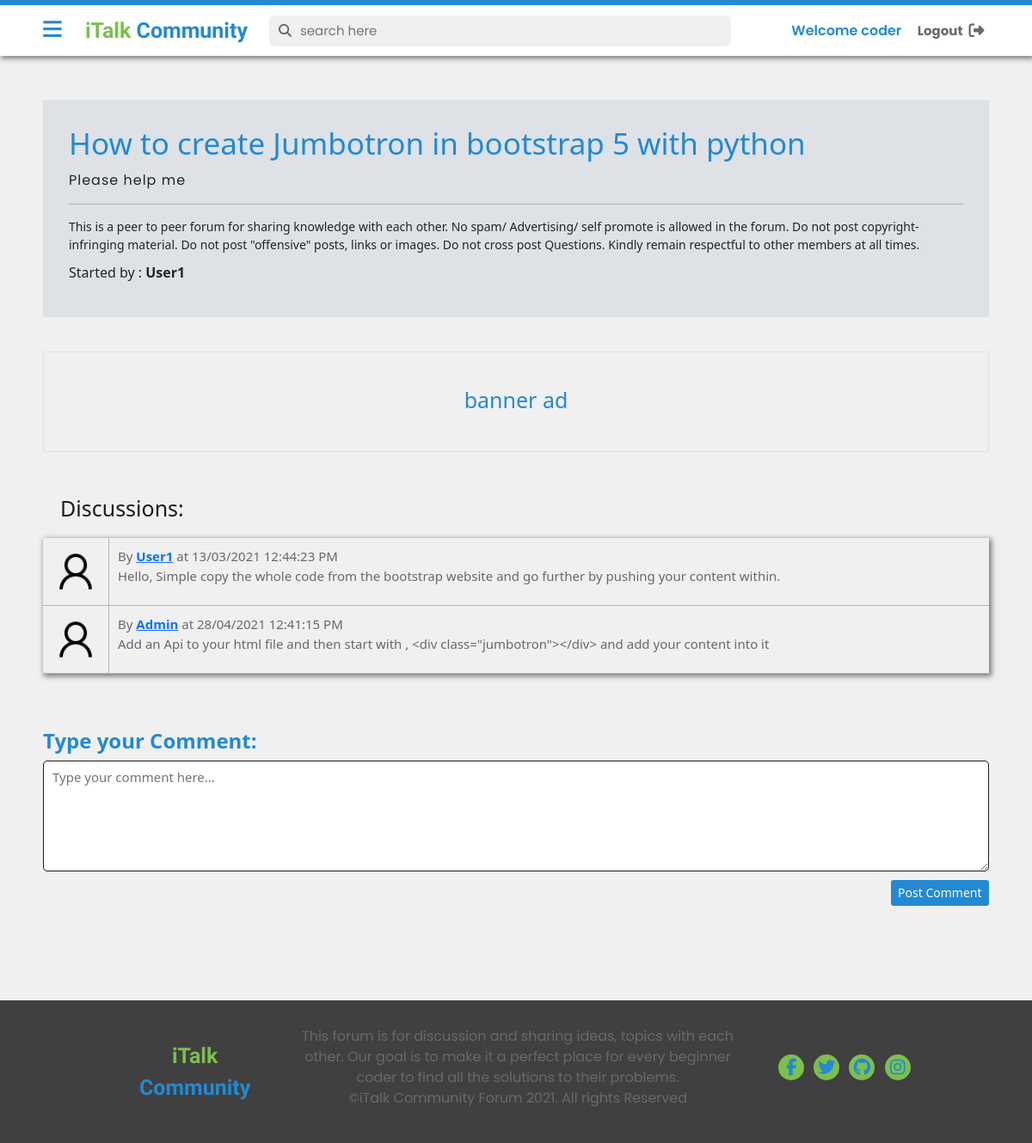
Page /thread.php?thread_id=2 (signed in) on the committed database.
### tables this page shows
CREATE TABLE `threads` (
  `thread_id` int(7) NOT NULL,
  `thread_title` varchar(255) NOT NULL,
  `thread_desc` text NOT NULL,
  `thread_cat_id` int(7) NOT NULL,
  `thread_user_id` int(7) NOT NULL,
  `timestamp` datetime NOT NULL DEFAULT current_timestamp()
);

CREATE TABLE `users_23` (
  `user_id` int(7) NOT NULL,
  `username` varchar(23) NOT NULL,
  `email` varchar(255) NOT NULL,
  `password` varchar(255) NOT NULL,
  `user_description` text NOT NULL,
  `user_img` varchar(255) NOT NULL,
  `timestamp` datetime NOT NULL DEFAULT current_timestamp()
);

CREATE TABLE `comments` (
  `comment_id` int(11) NOT NULL,
  `comment_content` text NOT NULL,
  `thread_id` int(11) NOT NULL,
  `comment_by` varchar(30) NOT NULL,
  `comment_time` datetime NOT NULL DEFAULT current_timestamp()
);

### thread.php (the view, shortened to what this page needs)
<!DOCTYPE html>
<html lang="en">
<head>
    <link rel="stylesheet" href="https://cdnjs.cloudflare.com/ajax/libs/font-awesome/5.15.3/css/all.min.css">
    <link href="https://cdn.jsdelivr.net/npm/bootstrap@5.0.0-beta2/dist/css/bootstrap.min.css" rel="stylesheet"
>
    <link rel="stylesheet" href="css/threadlist.css?v=<?php echo time(); ?>">
    <link rel="stylesheet" href="style.css?v=<?php echo time(); ?>">
    <link rel="stylesheet" href="partials/css/partials.css?v=<?php echo time(); ?>">
</head>
<body>
    <?php require "partials/_header.php"; ?>
    <div class="main-container">
        <?php require "partials/_sidenav.php"; ?>
            <div class="_main" id="main">
            <?php
            $id =  $_GET['thread_id'];
            $sql = "SELECT * FROM `threads` WHERE thread_id = $id ";
            $res = mysqli_query($conn, $sql);
            if($res){
                while($row = mysqli_fetch_assoc($res)){
                    $title = $row['thread_title'];
                    $desc = $row['thread_desc'];
                    $user_id = $row['thread_user_id'];
                    $sql2 = "SELECT username FROM `users_23` WHERE user_id='$user_id'";
                        $res2 = mysqli_query($conn, $sql2);
                        $row = mysqli_fetch_assoc($res2);
                        $user = $row['username'];
                echo'<div class="jumbotron">
                        <h1 class="display-4"><span>'.$title.'</span></h1>
                        <p class="lead">'.$desc.'</p>
                        <hr class="my-4">
                        <p class="disclaimer">This is a peer to peer forum for sharing knowledge with each other. No spam/ Advertising/ self promote is allowed in the forum. Do not post copyright-infringing material. Do not post "offensive" posts, links or images. Do not cross post Questions. Kindly remain respectful to other members at all times. </p>
                        <p class="lead">
                            <p> Started by : <span style="text-transform: capitalize;"><strong>'.$user.'</strong></span></p>
                        </p>
                    </div>';
            }} ?>
                <div class="banner-ad border">
                    <h1 class="text-center">banner ad</h1>
                </div>
            <h1 class="browse-heading">Discussions:</h1>
            <div class="comments">
                <?php
                    $id =  $_GET['thread_id'];
                    $sql = "SELECT * FROM `comments` WHERE thread_id = $id ";
                    $res = mysqli_query($conn, $sql);
                    while($row = mysqli_fetch_assoc($res)){
                    $message = $row['comment_content'];
                    $commentTime = $row['comment_time'];
                    $comment_by = $row['comment_by'];
                    $sql2 = "SELECT username FROM `users_23` WHERE user_id='$comment_by'";
                        $res2 = mysqli_query($conn, $sql2);
                        $row = mysqli_fetch_assoc($res2);
                        $user = $row['username'];
                    echo   '<div class="comment d-flex">
                            <span class="img"><img src="assets/images/user.png" alt=""></span>
                            <div class="">
                            <p class="my-0">By <span style="text-transform:capitalize; display:inline-block; border:none;"><strong><a href="#">'.$user.'</a></strong></span> at '.date("d/m/Y h:i:s A", strtotime($commentTime)).'</p>
                            <p>'.$message.'</p>
                            </div>
                        </div>';
                    }
                    ?>
            </div>
            <div class="type-comment">
            <?php
            if($login){ echo'
            <form action="'.$_SERVER['REQUEST_URI'].'" method="POST">
                <div class="mb-3">
                    <label for="comment" class="form-label">Type your Comment:</label>
                    <textarea class="form-control" id="comment" rows="5" name="comment"
                        placeholder="Type your comment here..." required></textarea>
                    <input type="hidden" name="sno" value="'.$_SESSION['user_id'].'">
                </div>
                <div class="col-12 d-flex justify-content-end">
                    <button class="btn btn-primary" type="submit">Post Comment</button>
                </div>
            </form>
        ';
            }
            else{
                echo
                '<p class="btnadd text-dark bg-warning p-3"><strong>
               Please Login to Join the Discussion </strong>
            </p>';
            }
            ?>
            </div>
    </div>
    </div>
    <?php require "partials/_footer.php" ?>
</body>
</html>

### css/threadlist.css (style rules this page uses)
.jumbotron { padding: 3rem 3rem; margin-top: 0rem; margin-bottom: 4rem; background-color: #dee2e6; border-radius: .3rem; transition: all .5s ease-in-out; }
.jumbotron p.lead { font-family: 'Poppins', sans-serif !important; font-weight: 400; font-size: 1.6rem; letter-spacing: 0.1rem; margin-bottom: 0rem !important; }
.jumbotron p.disclaimer { font-size: 1.4rem; font-weight: 300; }
.jumbotron h1 { margin-bottom: 1rem; }
.jumbotron h1 span { color: var(--primary); font-weight: 400; }
.main ._main { margin-left: 20rem; }
div._main .banner-ad { color: var(--primary); margin-bottom: 5rem; padding: 4rem 4rem; }
div._main h1.browse-heading { color: var(--dark); margin: 0 2rem; }
div._main .comments { margin-top: 2rem; margin-bottom: 6rem; box-shadow: 2px 2px 6px 1px rgba(0,0,0, 0.5); }
div._main .comments .comment { padding: 0rem; margin: 0rem; color: var(--dark); border-bottom: 1px solid rgba(180, 180, 180) !important; }
div._main .comments .comment span.img { width: 7%; height: auto; padding: .9rem; display: flex; justify-content: center; align-items: center; border-right: 1px solid rgba(180, 180, 180) !important; }
div._main .comments .comment span img { width: 6rem; height: 6rem; object-fit: cover; }
div._main .comments .comment div { width: 100%; padding: 1rem; }
div._main .comments .comment div p { font-weight: 400; font-size: 1.5rem; color: var(--grey); }
div._main .type-comment { margin-bottom: 6rem; }
div._main .type-comment form label { font-size: 2.4rem; font-weight: 600; color: var(--primary); }
div._main div.type-comment form textarea { font-size: 1.5rem; padding: 0.7rem 1rem; border: 1px solid var(--dark); border-radius: 5px; }
div._main div.type-comment form button { background-color: var(--primary); border: 1px solid var(--primary); font-size: 1.4rem; font-weight: 500; }

### style.css (style rules this page uses)
:root { --primary : #2389D3; --secondary : #7DBF4D; --dark : #191e1e; --light : #F0F0F0; --bgwhite : #f4f7f9; --pure: #fff; --grey :#686868; --bglight:#f0f0f0; }
*, *:before, *:after { margin: 0; padding: 0; box-sizing: border-box; }
html { font-size: 62.5%; -webkit-font-smoothing: antialiased; }
body { background: var(--pure); font-size: 1.6rem; }
div.main-container { padding: 0; margin-top: 6.6rem; }
.main ._main { margin: 0rem; padding: 5rem; position: relative; }

### partials/css/partials.css (style rules this page uses)
.border { border:1px solid var(--dark); }
.d-flex { display: flex; }

### rows in the picture
threads: thread_title "How to create Jumbotron in bootstrap 5 with python", thread_desc "Please help me", users_23.username "User1"
comments: users_23.username "User1", comment_time "13/03/2021 12:44:23 PM", comment_content "Hello, Simple copy the whole code from the bootstrap website and go further by pushing your content within."
comments: users_23.username "Admin", comment_time "28/04/2021 12:41:15 PM", comment_content "Add an Api to your html file and then start with , <div class=\"jumbotron\"></div> and add your content into it"

### other values in the picture
$_SESSION['username'] "coder"
